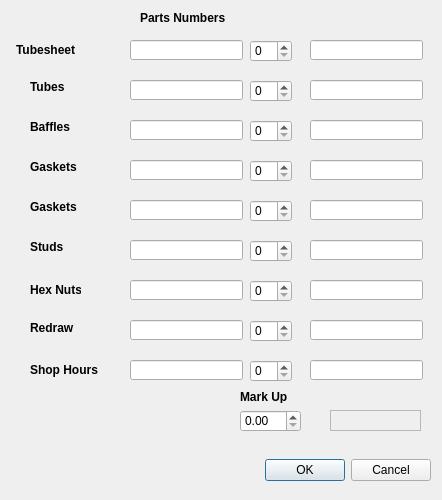
<?xml version="1.0" encoding="UTF-8"?>
<ui version="4.0">
 <class>misc_Dialog</class>
 <widget class="QDialog" name="misc_Dialog">
  <property name="geometry">
   <rect>
    <x>0</x>
    <y>0</y>
    <width>442</width>
    <height>500</height>
   </rect>
  </property>
  <property name="windowTitle">
   <string>Dialog</string>
  </property>
  <widget class="QDialogButtonBox" name="buttonBox">
   <property name="geometry">
    <rect>
     <x>210</x>
     <y>450</y>
     <width>221</width>
     <height>41</height>
    </rect>
   </property>
   <property name="orientation">
    <enum>Qt::Horizontal</enum>
   </property>
   <property name="standardButtons">
    <set>QDialogButtonBox::Cancel|QDialogButtonBox::Ok</set>
   </property>
  </widget>
  <widget class="QLabel" name="gaskets_label">
   <property name="geometry">
    <rect>
     <x>30</x>
     <y>160</y>
     <width>47</width>
     <height>13</height>
    </rect>
   </property>
   <property name="font">
    <font>
     <weight>75</weight>
     <bold>true</bold>
    </font>
   </property>
   <property name="text">
    <string>Gaskets</string>
   </property>
  </widget>
  <widget class="QLabel" name="shop_bundle_label">
   <property name="geometry">
    <rect>
     <x>30</x>
     <y>360</y>
     <width>91</width>
     <height>20</height>
    </rect>
   </property>
   <property name="font">
    <font>
     <weight>75</weight>
     <bold>true</bold>
    </font>
   </property>
   <property name="text">
    <string>Shop Hours</string>
   </property>
  </widget>
  <widget class="QLabel" name="hex_label">
   <property name="geometry">
    <rect>
     <x>30</x>
     <y>280</y>
     <width>51</width>
     <height>20</height>
    </rect>
   </property>
   <property name="font">
    <font>
     <weight>75</weight>
     <bold>true</bold>
    </font>
   </property>
   <property name="text">
    <string>Hex Nuts</string>
   </property>
  </widget>
  <widget class="QLabel" name="studs_label">
   <property name="geometry">
    <rect>
     <x>30</x>
     <y>240</y>
     <width>47</width>
     <height>13</height>
    </rect>
   </property>
   <property name="font">
    <font>
     <weight>75</weight>
     <bold>true</bold>
    </font>
   </property>
   <property name="text">
    <string>Studs</string>
   </property>
  </widget>
  <widget class="QLabel" name="gaskets2_label">
   <property name="geometry">
    <rect>
     <x>30</x>
     <y>200</y>
     <width>47</width>
     <height>13</height>
    </rect>
   </property>
   <property name="font">
    <font>
     <weight>75</weight>
     <bold>true</bold>
    </font>
   </property>
   <property name="text">
    <string>Gaskets</string>
   </property>
  </widget>
  <widget class="QLabel" name="redraw_label">
   <property name="geometry">
    <rect>
     <x>30</x>
     <y>320</y>
     <width>47</width>
     <height>16</height>
    </rect>
   </property>
   <property name="font">
    <font>
     <weight>75</weight>
     <bold>true</bold>
    </font>
   </property>
   <property name="text">
    <string>Redraw</string>
   </property>
  </widget>
  <widget class="QLabel" name="tubesheet_label">
   <property name="geometry">
    <rect>
     <x>16</x>
     <y>40</y>
     <width>61</width>
     <height>20</height>
    </rect>
   </property>
   <property name="font">
    <font>
     <weight>75</weight>
     <bold>true</bold>
    </font>
   </property>
   <property name="text">
    <string>Tubesheet</string>
   </property>
  </widget>
  <widget class="QLabel" name="baffles_label">
   <property name="geometry">
    <rect>
     <x>30</x>
     <y>120</y>
     <width>47</width>
     <height>13</height>
    </rect>
   </property>
   <property name="font">
    <font>
     <weight>75</weight>
     <bold>true</bold>
    </font>
   </property>
   <property name="text">
    <string>Baffles</string>
   </property>
  </widget>
  <widget class="QLabel" name="tubes_label">
   <property name="geometry">
    <rect>
     <x>30</x>
     <y>80</y>
     <width>47</width>
     <height>13</height>
    </rect>
   </property>
   <property name="font">
    <font>
     <weight>75</weight>
     <bold>true</bold>
    </font>
   </property>
   <property name="text">
    <string>Tubes</string>
   </property>
  </widget>
  <widget class="QLineEdit" name="part_number_lineEdit">
   <property name="geometry">
    <rect>
     <x>130</x>
     <y>40</y>
     <width>113</width>
     <height>20</height>
    </rect>
   </property>
  </widget>
  <widget class="QLineEdit" name="part_number_lineEdit_2">
   <property name="geometry">
    <rect>
     <x>130</x>
     <y>80</y>
     <width>113</width>
     <height>20</height>
    </rect>
   </property>
  </widget>
  <widget class="QLineEdit" name="part_number_lineEdit_3">
   <property name="geometry">
    <rect>
     <x>130</x>
     <y>120</y>
     <width>113</width>
     <height>20</height>
    </rect>
   </property>
  </widget>
  <widget class="QLineEdit" name="part_number_lineEdit_4">
   <property name="geometry">
    <rect>
     <x>130</x>
     <y>160</y>
     <width>113</width>
     <height>20</height>
    </rect>
   </property>
  </widget>
  <widget class="QLineEdit" name="part_number_lineEdit_5">
   <property name="geometry">
    <rect>
     <x>130</x>
     <y>200</y>
     <width>113</width>
     <height>20</height>
    </rect>
   </property>
  </widget>
  <widget class="QLineEdit" name="part_number_lineEdit_6">
   <property name="geometry">
    <rect>
     <x>130</x>
     <y>240</y>
     <width>113</width>
     <height>20</height>
    </rect>
   </property>
  </widget>
  <widget class="QLineEdit" name="part_number_lineEdit_7">
   <property name="geometry">
    <rect>
     <x>130</x>
     <y>280</y>
     <width>113</width>
     <height>20</height>
    </rect>
   </property>
  </widget>
  <widget class="QLineEdit" name="part_number_lineEdit_8">
   <property name="geometry">
    <rect>
     <x>130</x>
     <y>320</y>
     <width>113</width>
     <height>20</height>
    </rect>
   </property>
  </widget>
  <widget class="QLineEdit" name="part_number_lineEdit_9">
   <property name="geometry">
    <rect>
     <x>130</x>
     <y>360</y>
     <width>113</width>
     <height>20</height>
    </rect>
   </property>
  </widget>
  <widget class="QLabel" name="parts_number_label">
   <property name="geometry">
    <rect>
     <x>140</x>
     <y>10</y>
     <width>91</width>
     <height>16</height>
    </rect>
   </property>
   <property name="font">
    <font>
     <weight>75</weight>
     <bold>true</bold>
    </font>
   </property>
   <property name="text">
    <string>Parts Numbers</string>
   </property>
  </widget>
  <widget class="QSpinBox" name="spinBox">
   <property name="geometry">
    <rect>
     <x>250</x>
     <y>40</y>
     <width>42</width>
     <height>22</height>
    </rect>
   </property>
  </widget>
  <widget class="QSpinBox" name="spinBox_2">
   <property name="geometry">
    <rect>
     <x>250</x>
     <y>80</y>
     <width>42</width>
     <height>22</height>
    </rect>
   </property>
  </widget>
  <widget class="QSpinBox" name="spinBox_3">
   <property name="geometry">
    <rect>
     <x>250</x>
     <y>120</y>
     <width>42</width>
     <height>22</height>
    </rect>
   </property>
  </widget>
  <widget class="QSpinBox" name="spinBox_4">
   <property name="geometry">
    <rect>
     <x>250</x>
     <y>160</y>
     <width>42</width>
     <height>22</height>
    </rect>
   </property>
  </widget>
  <widget class="QSpinBox" name="spinBox_5">
   <property name="geometry">
    <rect>
     <x>250</x>
     <y>200</y>
     <width>42</width>
     <height>22</height>
    </rect>
   </property>
  </widget>
  <widget class="QSpinBox" name="spinBox_6">
   <property name="geometry">
    <rect>
     <x>250</x>
     <y>240</y>
     <width>42</width>
     <height>22</height>
    </rect>
   </property>
  </widget>
  <widget class="QSpinBox" name="spinBox_7">
   <property name="geometry">
    <rect>
     <x>250</x>
     <y>280</y>
     <width>42</width>
     <height>22</height>
    </rect>
   </property>
  </widget>
  <widget class="QSpinBox" name="spinBox_8">
   <property name="geometry">
    <rect>
     <x>250</x>
     <y>320</y>
     <width>42</width>
     <height>22</height>
    </rect>
   </property>
  </widget>
  <widget class="QSpinBox" name="spinBox_9">
   <property name="geometry">
    <rect>
     <x>250</x>
     <y>360</y>
     <width>42</width>
     <height>22</height>
    </rect>
   </property>
  </widget>
  <widget class="QLineEdit" name="tubesheet_unit_cost_lineEdit">
   <property name="geometry">
    <rect>
     <x>310</x>
     <y>40</y>
     <width>113</width>
     <height>20</height>
    </rect>
   </property>
  </widget>
  <widget class="QLineEdit" name="tubes_unit_cost_lineEdit">
   <property name="geometry">
    <rect>
     <x>310</x>
     <y>80</y>
     <width>113</width>
     <height>20</height>
    </rect>
   </property>
  </widget>
  <widget class="QLineEdit" name="baffles_unit_cost_lineEdit">
   <property name="geometry">
    <rect>
     <x>310</x>
     <y>120</y>
     <width>113</width>
     <height>20</height>
    </rect>
   </property>
  </widget>
  <widget class="QLineEdit" name="gaskets_unit_cost_lineEdit_1">
   <property name="geometry">
    <rect>
     <x>310</x>
     <y>160</y>
     <width>113</width>
     <height>20</height>
    </rect>
   </property>
  </widget>
  <widget class="QLineEdit" name="gaskets_unit_cost_lineEdit_2">
   <property name="geometry">
    <rect>
     <x>310</x>
     <y>200</y>
     <width>113</width>
     <height>20</height>
    </rect>
   </property>
  </widget>
  <widget class="QLineEdit" name="studs_unit_cost_lineEdit">
   <property name="geometry">
    <rect>
     <x>310</x>
     <y>240</y>
     <width>113</width>
     <height>20</height>
    </rect>
   </property>
  </widget>
  <widget class="QLineEdit" name="hex_nuts_unit_cost_lineEdit">
   <property name="geometry">
    <rect>
     <x>310</x>
     <y>280</y>
     <width>113</width>
     <height>20</height>
    </rect>
   </property>
  </widget>
  <widget class="QLineEdit" name="redraw_cost_lineEdit">
   <property name="geometry">
    <rect>
     <x>310</x>
     <y>320</y>
     <width>113</width>
     <height>20</height>
    </rect>
   </property>
  </widget>
  <widget class="QLineEdit" name="shop_hours_cost_lineEdit">
   <property name="geometry">
    <rect>
     <x>310</x>
     <y>360</y>
     <width>113</width>
     <height>20</height>
    </rect>
   </property>
  </widget>
  <widget class="QDoubleSpinBox" name="doubleSpinBox">
   <property name="geometry">
    <rect>
     <x>240</x>
     <y>410</y>
     <width>61</width>
     <height>22</height>
    </rect>
   </property>
  </widget>
  <widget class="QLabel" name="markup_label">
   <property name="geometry">
    <rect>
     <x>240</x>
     <y>390</y>
     <width>47</width>
     <height>13</height>
    </rect>
   </property>
   <property name="font">
    <font>
     <weight>75</weight>
     <bold>true</bold>
    </font>
   </property>
   <property name="text">
    <string>Mark Up</string>
   </property>
  </widget>
  <widget class="QLabel" name="label">
   <property name="geometry">
    <rect>
     <x>330</x>
     <y>410</y>
     <width>91</width>
     <height>21</height>
    </rect>
   </property>
   <property name="font">
    <font>
     <pointsize>12</pointsize>
     <weight>75</weight>
     <bold>true</bold>
    </font>
   </property>
   <property name="frameShape">
    <enum>QFrame::StyledPanel</enum>
   </property>
   <property name="text">
    <string/>
   </property>
  </widget>
 </widget>
 <tabstops>
  <tabstop>part_number_lineEdit</tabstop>
  <tabstop>spinBox</tabstop>
  <tabstop>tubesheet_unit_cost_lineEdit</tabstop>
  <tabstop>part_number_lineEdit_2</tabstop>
  <tabstop>spinBox_2</tabstop>
  <tabstop>tubes_unit_cost_lineEdit</tabstop>
  <tabstop>part_number_lineEdit_3</tabstop>
  <tabstop>spinBox_3</tabstop>
  <tabstop>baffles_unit_cost_lineEdit</tabstop>
  <tabstop>part_number_lineEdit_4</tabstop>
  <tabstop>spinBox_4</tabstop>
  <tabstop>gaskets_unit_cost_lineEdit_1</tabstop>
  <tabstop>part_number_lineEdit_5</tabstop>
  <tabstop>spinBox_5</tabstop>
  <tabstop>gaskets_unit_cost_lineEdit_2</tabstop>
  <tabstop>part_number_lineEdit_6</tabstop>
  <tabstop>spinBox_6</tabstop>
  <tabstop>studs_unit_cost_lineEdit</tabstop>
  <tabstop>part_number_lineEdit_7</tabstop>
  <tabstop>spinBox_7</tabstop>
  <tabstop>hex_nuts_unit_cost_lineEdit</tabstop>
  <tabstop>part_number_lineEdit_8</tabstop>
  <tabstop>spinBox_8</tabstop>
  <tabstop>redraw_cost_lineEdit</tabstop>
  <tabstop>part_number_lineEdit_9</tabstop>
  <tabstop>spinBox_9</tabstop>
  <tabstop>shop_hours_cost_lineEdit</tabstop>
  <tabstop>doubleSpinBox</tabstop>
 </tabstops>
 <resources/>
 <connections>
  <connection>
   <sender>buttonBox</sender>
   <signal>accepted()</signal>
   <receiver>misc_Dialog</receiver>
   <slot>accept()</slot>
   <hints>
    <hint type="sourcelabel">
     <x>248</x>
     <y>254</y>
    </hint>
    <hint type="destinationlabel">
     <x>157</x>
     <y>274</y>
    </hint>
   </hints>
  </connection>
  <connection>
   <sender>buttonBox</sender>
   <signal>rejected()</signal>
   <receiver>misc_Dialog</receiver>
   <slot>reject()</slot>
   <hints>
    <hint type="sourcelabel">
     <x>316</x>
     <y>260</y>
    </hint>
    <hint type="destinationlabel">
     <x>286</x>
     <y>274</y>
    </hint>
   </hints>
  </connection>
 </connections>
</ui>
